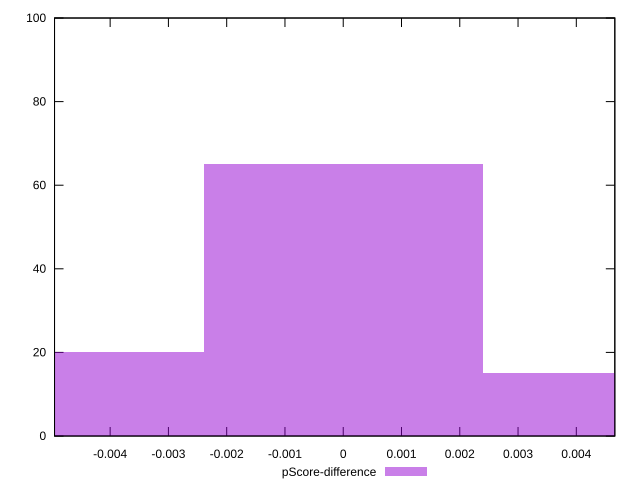

Here is the gnuplot script that generated this plot:
reset

$pScoreDifference <<EOF
0 65
0.0047825600560745226 15
-0.0047825600560745226 20
EOF

set key outside below
set boxwidth 0.0047825600560745226
set xrange [-0.004954404027099124:0.004660887594568841]
set yrange [0:100]
set trange [0:100]
set style fill transparent solid 0.5 noborder
set terminal svg size 640, 490 enhanced background rgb 'white'
set output "report_00009_2021-02-08T22-37-41.559Z/total-blocking-time/samples/pages+cached+noadtech+nomedia/pScore-difference/histogram.svg"

plot $pScoreDifference title "pScore-difference" with boxes

reset
